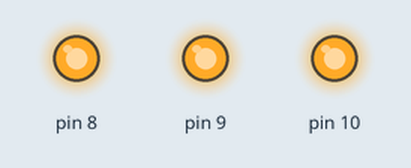
The sketch below on a simulated Arduino Uno, built with avr-gcc and run on an emulated ATmega328P. On the bench: output pins drawn as LEDs (lit = HIGH).

Above: at 0.1 s.
Timing chart, 0 to 1.6 s (numbered marks = the images above):
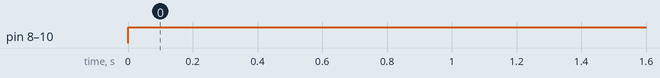

Measured:
- by itself, pin 8–10: LOW → HIGH at 0.00 s

The sketch:

video-6.ino
```cpp
//Si cualquier numero es menor que 3 se enciende y se apaga, pero si es mayor que 3 se queda encendido.
void setup()
{
    pinMode(8,OUTPUT);
    pinMode(9,OUTPUT);
    pinMode(10,OUTPUT);
}
void loop()
{
    if(3>4)
    {
    Encendertodos(1000);
    ApagarTodos(500);
    }
    else
    {
        Encendertodos(100000000000000);
    }
}
void Encendertodos(int tiempo)
{
    digitalWrite(8,HIGH);
    digitalWrite(9,HIGH);
    digitalWrite(10,HIGH);
    delay(tiempo);
}
void ApagarTodos(int tiempo)
{
    digitalWrite(8,LOW);
    digitalWrite(9,LOW);
    digitalWrite(10,LOW);
    delay(tiempo);
}
```
